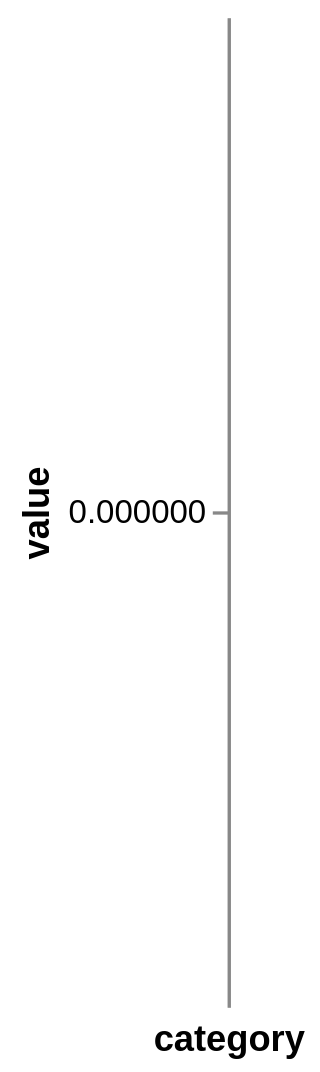

The Vega-Lite source for this figure:
### Vega-Lite specification from a JSON file in a GitHub repository (floating-point values rounded to 4 significant figures)
{"$schema": "https://vega.github.io/schema/vega-lite/v5.json", "description": "Inline data with zero rows renders zero marks", "data": {"values": []}, "mark": "bar", "encoding": {"x": {"field": "category", "type": "nominal"}, "y": {"field": "value", "type": "quantitative"}}}
